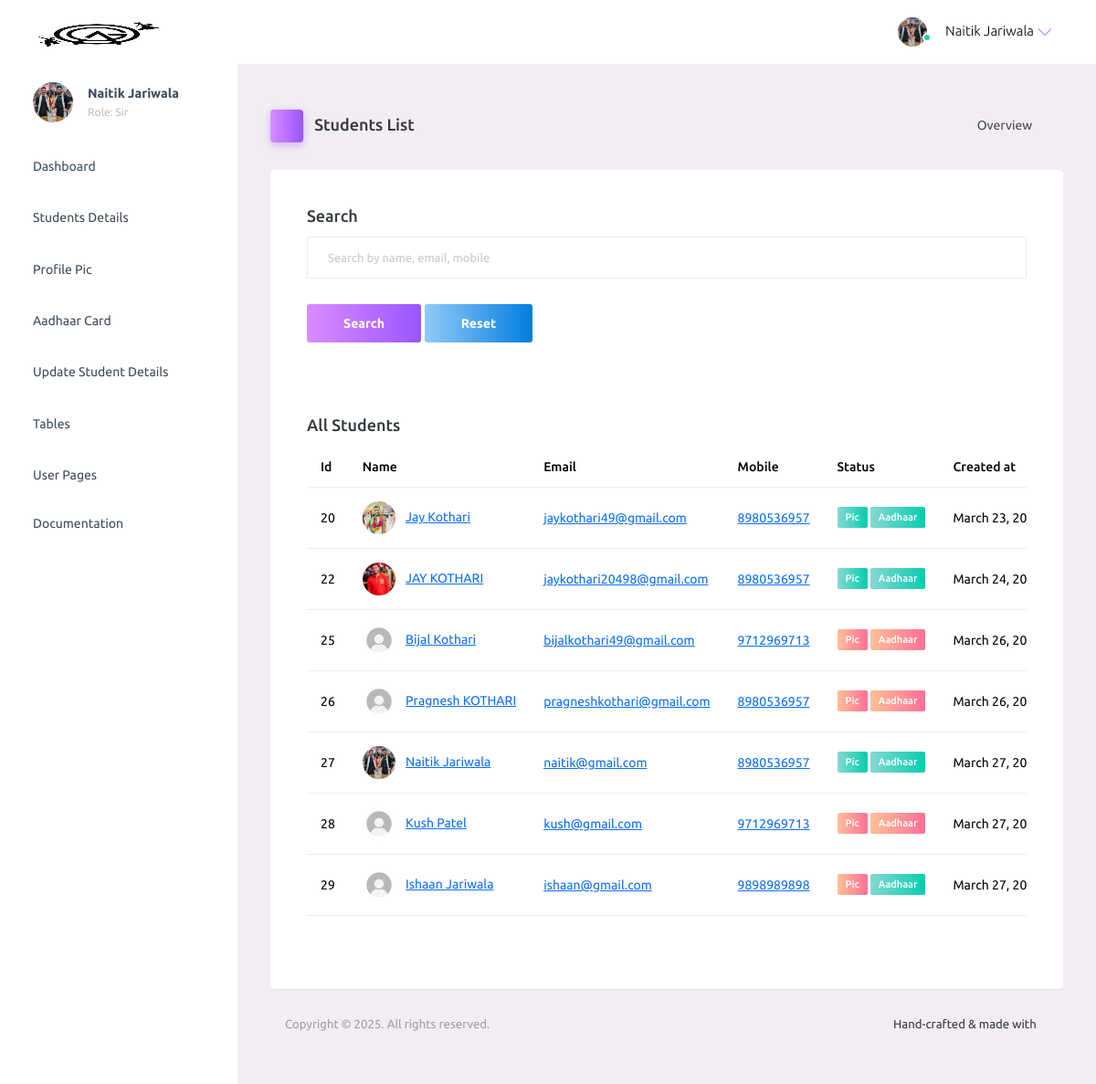
Page /mentor/students_list/ (signed in) on the committed database.
### student/models.py (models this page shows, shortened)
class Student(models.Model):
    doc_choice = (
        ('Owner','Owner'),
        ('Sir','Sir'),
        ('Student','Student'),
    )
    first_name = models.CharField(max_length=30)
    last_name = models.CharField(max_length=30)
    birth_date = models.DateField(blank=True, null=True)
    email = models.EmailField(unique=True)
    mobile = models.CharField(max_length=10)
    parent_mobile = models.CharField(max_length=10)
    role = models.CharField(max_length=10, choices=doc_choice, default='Student')
    address = models.TextField()
    password = models.CharField(max_length=30)
    password_reset = models.BooleanField(default=False)
    verified = models.BooleanField(default=False)
    aadhar = models.CharField(max_length=12)
    aadhar_verified = models.BooleanField(default=False)
    aadhar_verified_by = models.CharField(max_length=30,blank=True,null=True)
    profile_qr = models.FileField(upload_to='profile_qr/',default='default/qr.png')
    profile_image = models.FileField(upload_to='profile/', default='default/profile.jpg')
    profile_image_verified = models.BooleanField(default=False)
    fees_amount = models.IntegerField(default=0)
    fees_paid = models.IntegerField(default=0)
    fees_status = models.BooleanField(default=False)
    batch_name = models.CharField(max_length=30, blank=True, null=True, default='General')
    batch_start_date = models.DateField(blank=True, null=True)
    batch_end_date = models.DateField(blank=True, null=True)
    created_at = models.DateTimeField(auto_now_add=True)

### mentor/views.py (the view, shortened to what this page needs)
# urls.py: path('students_list/', views.students_list, name='students_list'),
def students_list(request):
    try:
        student = Student.objects.get(email=request.session['email'])
        if student.role == 'Student':
            return render(request, 'login.html', {'msg': 'You are not authorized to access this page'})
        students = Student.objects.all()
        return render(request, 'students_list.html', {'students': students, 'student': student})
    except:
        return render(request, 'login.html')

### mentor/templates/students_list.html (shortened to what this page needs)
{% extends 'header.html' %}
{% load static %}
{% block content %}
<div class="main-panel">
  <div class="content-wrapper">
    <div class="page-header">
      <h3 class="page-title">
        <span class="page-title-icon bg-gradient-primary text-white me-2">
          <i class="mdi mdi-home"></i>
        </span> Students List
      </h3>
      <nav aria-label="breadcrumb">
        <ul class="breadcrumb">
          <li class="breadcrumb-item active" aria-current="page">
            Overview <i class="mdi mdi-alert-circle-outline icon-sm text-primary align-middle"></i>
          </li>
        </ul>
      </nav>
    </div>
    <div class="row">
      <div class="col-12 grid-margin">
        <div class="card">
          <div class="card-body">
            <h4 class="card-title">Search</h4>
            <form method="POST" action="{% url 'students_list' %}">
              <div class="form-group">
                <input type="text" class="form-control" id="search" name="search" placeholder="Search by name, email, mobile">
              </div>
              <button type="submit" class="btn btn-gradient-primary mr-2">Search</button>
              <a href="{% url 'students_list' %}" class="btn btn-gradient-info">Reset</a>
            </form>
          </div>
    <div class="row">
      <div class="col-12 grid-margin">
        <div class="card">
          <div class="card-body">
            {% if msg %}
            <h4 class="card-title">{{msg}}</h4>
            {% else %}
            <h4 class="card-title">All Students</h4>
            {% endif %}
            <div class="table-responsive">
              <table class="table">
                <thead>
                  <tr>
                    <th> Id </th>
                    <th> Name </th>
                    <th> Email </th>
                    <th> Mobile </th>
                    <th> Status </th>
                    <th> Created at </th>
                  </tr>
                </thead>
                <tbody>
                  {% for one in students %}
                  <tr>
                    <td>{{one.id}}</td>
                    <td>
                      <img src="{{one.profile_image.url}}" style="object-fit: cover;" class="me-2" alt="image"> <a href="{% url 'view_student' one.id %}">{{one.first_name}} {{one.last_name}}</a>
                    </td>
                    <td> <a href="mailto:{{one.email}}">{{one.email}} </a></td>
                    <td> <a href="tel:+91{{one.mobile}}">{{one.mobile}}</a> </td>
                    <td>
                      {% if one.profile_image_verified %}
                      <label class="badge badge-gradient-success">Pic</label>
                      {% else %}
                      <label class="badge badge-gradient-danger">Pic</label>
                      {% endif %}
                      {% if one.aadhar_verified %}
                      <label class="badge badge-gradient-success">Aadhaar</label>
                      {% else %}
                      <label class="badge badge-gradient-danger">Aadhaar</label>
                      {% endif %}
                    </td>
                    <td>{{one.created_at}}</td>
                  </tr>
                  {% endfor %}
                </tbody>
              </table>
            </div>
          </div>
        </div>
      </div>
    </div>
  </div>
  <footer class="footer">
    <div class="d-sm-flex justify-content-center justify-content-sm-between">
      <span class="text-muted text-center text-sm-left d-block d-sm-inline-block">Copyright © 2025. All rights reserved.</span>
      <span class="float-none float-sm-right d-block mt-1 mt-sm-0 text-center">Hand-crafted & made with <i class="mdi mdi-heart text-danger"></i></span>
    </div>
  </footer>
</div>
{% endblock %}

### mentor/templates/header.html (shortened to what this page needs)
{% load static %}
<!DOCTYPE html>
<html lang="en">
  <head>
    <link rel="stylesheet" href="{% static 'assets/vendors/mdi/css/materialdesignicons.min.css' %}">
    <link rel="stylesheet" href="{% static 'assets/vendors/ti-icons/css/themify-icons.css' %}">
    <link rel="stylesheet" href="{% static 'assets/vendors/css/vendor.bundle.base.css' %}">
    <link rel="stylesheet" href="{% static 'assets/vendors/font-awesome/css/font-awesome.min.css' %}">
    <link rel="stylesheet" href="{% static 'assets/vendors/font-awesome/css/font-awesome.min.css' %}" />
    <link rel="stylesheet" href="{% static 'assets/vendors/bootstrap-datepicker/bootstrap-datepicker.min.css' %}">
    <link rel="stylesheet" href="{% static 'assets/css/style.css' %}">
  </head>
  <body>
    {% if student.role == "Sir" or student.role == "Owner" %}
    <div class="container-scroller">
      <nav class="navbar default-layout-navbar col-lg-12 col-12 p-0 fixed-top d-flex flex-row">
        <div class="text-center navbar-brand-wrapper d-flex align-items-center justify-content-center" style="object-fit: cover; overflow: hidden; ">
          <a class="navbar-brand brand-logo" href="{% url 'mentor-index' %}"><img src="{% static 'assets/images/logo.png' %}" alt="logo"  /></a>
        </div>
        <div class="navbar-menu-wrapper d-flex align-items-stretch">
          <button class="navbar-toggler navbar-toggler align-self-center" type="button" data-toggle="minimize">
            <span class="mdi mdi-menu"></span>
          </button>
          <ul class="navbar-nav navbar-nav-right">
            <li class="nav-item nav-profile dropdown">
              <a class="nav-link dropdown-toggle" id="profileDropdown" href="#" data-bs-toggle="dropdown" aria-expanded="false">
                <div class="nav-profile-img">
                  <img src="{{student.profile_image.url}}" style="object-fit: cover;" alt="image">
                  <span class="availability-status online"></span>
                </div>
                <div class="nav-profile-text">
                  <p class="mb-1 text-black">{{student.first_name}} {{student.last_name}}</p>
                </div>
              </a>
            </li>
          </ul>
        </div>
      </nav>
      <div class="container-fluid page-body-wrapper">
        <nav class="sidebar sidebar-offcanvas" id="sidebar">
          <ul class="nav">
            <li class="nav-item nav-profile">
              <a href="#" class="nav-link">
                <div class="nav-profile-image">
                  <img src="{{student.profile_image.url}}" style="object-fit: cover;" alt="profile" />
                </div>
                <div class="nav-profile-text d-flex flex-column">
                  <span class="font-weight-bold mb-2">{{student.first_name}} {{student.last_name}}</span>
                  <span class="text-secondary text-small">Role: {{student.role}}</span>
                </div>
                <i class="mdi mdi-bookmark-check text-success nav-profile-badge"></i>
              </a>
            </li>
            <li class="nav-item">
              <a class="nav-link" href="{% url 'mentor-index' %}">
                <span class="menu-title">Dashboard</span>
                <i class="mdi mdi-home menu-icon"></i>
              </a>
            </li>
            <li class="nav-item">
              <a class="nav-link" data-bs-toggle="collapse" href="#ui-basic" aria-expanded="false" aria-controls="ui-basic">
                <span class="menu-title">Students Details</span>
                <i class="menu-arrow"></i>
                <i class="mdi mdi-contacts menu-icon"></i>
              </a>
            </li>
            <li class="nav-item">
              <a class="nav-link" data-bs-toggle="collapse" href="#icons" aria-expanded="false" aria-controls="icons">
                <span class="menu-title">Profile Pic</span>
                <i class="mdi mdi-contacts menu-icon"></i>
              </a>
            </li>
            <li class="nav-item">
              <a class="nav-link" data-bs-toggle="collapse" href="#forms" aria-expanded="false" aria-controls="forms">
                <span class="menu-title">Aadhaar Card</span>
                <i class="mdi mdi-format-list-bulleted menu-icon"></i>
              </a>
            </li>
            <li class="nav-item">
              <a class="nav-link" data-bs-toggle="collapse" href="#charts" aria-expanded="false" aria-controls="charts">
                <span class="menu-title">Update Student Details</span>
                <i class="mdi mdi-chart-bar menu-icon"></i>
              </a>
            </li>
            <li class="nav-item">
              <a class="nav-link" data-bs-toggle="collapse" href="#tables" aria-expanded="false" aria-controls="tables">
                <span class="menu-title">Tables</span>
                <i class="mdi mdi-table-large menu-icon"></i>
              </a>
            </li>
            <li class="nav-item">
              <a class="nav-link" data-bs-toggle="collapse" href="#auth" aria-expanded="false" aria-controls="auth">
                <span class="menu-title">User Pages</span>
                <i class="menu-arrow"></i>
                <i class="mdi mdi-lock menu-icon"></i>
              </a>
            </li>
            <li class="nav-item">
              <a class="nav-link" href="docs/documentation.html" target="_blank">
                <span class="menu-title">Documentation</span>
              </a>
            </li>
          </ul>
        </nav>
        {% block content %}
        {% endblock %}
      </div>
    </div>
    {% endif %}
  </body>
</html>

### rows in the picture
Student: profile_image (picture), first_name "Naitik", last_name "Jariwala", role "Sir", id "27", email "naitik@gmail.com", mobile "8980536957", profile_image_verified "Pic", aadhar_verified "Aadhaar", created_at "March 27,…"
Student: id "20", profile_image (picture), first_name "Jay", last_name "Kothari", email "jaykothari49@gmail.com", mobile "8980536957", profile_image_verified "Pic", aadhar_verified "Aadhaar", created_at "March 23,…"
Student: id "22", profile_image (picture), first_name "JAY", last_name "KOTHARI", email "jaykothari20498@gmail.com", mobile "8980536957", profile_image_verified "Pic", aadhar_verified "Aadhaar", created_at "March 24,…"
Student: id "25", profile_image (placeholder picture), first_name "Bijal", last_name "Kothari", email "bijalkothari49@gmail.com", mobile "9712969713", profile_image_verified "Pic", aadhar_verified "Aadhaar", created_at "March 26,…"
Student: id "26", profile_image (placeholder picture), first_name "Pragnesh", last_name "KOTHARI", email "pragneshkothari@gmail.com", mobile "8980536957", profile_image_verified "Pic", aadhar_verified "Aadhaar", created_at "March 26,…"
Student: id "28", profile_image (placeholder picture), first_name "Kush", last_name "Patel", email "kush@gmail.com", mobile "9712969713", profile_image_verified "Pic", aadhar_verified "Aadhaar", created_at "March 27,…"
Student: id "29", profile_image (placeholder picture), first_name "Ishaan", last_name "Jariwala", email "ishaan@gmail.com", mobile "9898989898", profile_image_verified "Pic", aadhar_verified "Aadhaar", created_at "March 27,…"
